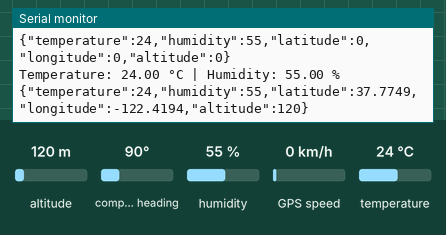
A sketch run on a simulated Arduino Mega 2560, built with avr-gcc and run on an emulated ATmega2560. Shown: the last lines printed to the serial monitor. The inputs (shaded band) are chosen by the test bench; at power-on: altitude 120 m, humidity 55 %, temperature 24 °C, compass heading 90°, GPS speed 0 km/h. The GPS gets a fix after 3 s at 37.7749, -122.4194 with 8 satellites.

Above: at 5.9 s.
6.0 s: altitude set to 20 m
At 11.0 s:
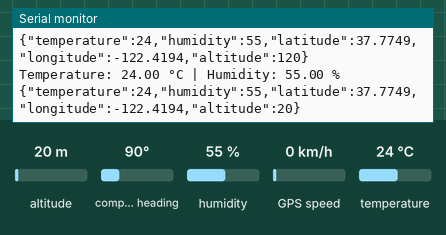
12.1 s: humidity set to 22 %
At 15.9 s:
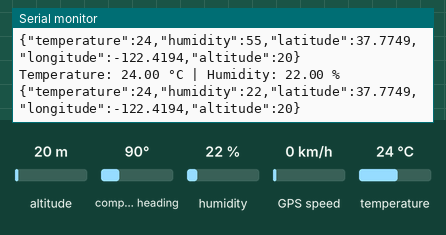
18.2 s: temperature set to 12 °C
At 20.8 s:
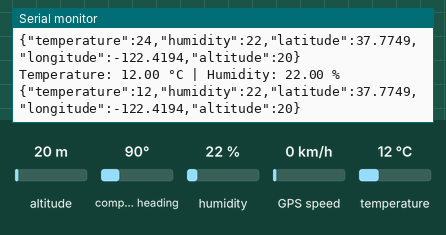
24.3 s: altitude set to 250 m
At 26.9 s:
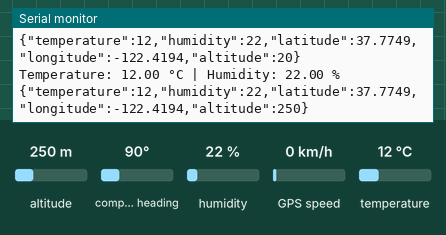
30.4 s: humidity set to 40 %
At 31.9 s:
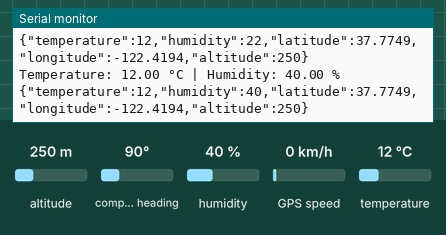
Timing chart, 0 to 33.4 s (numbered marks = the images above; inputs shaded):
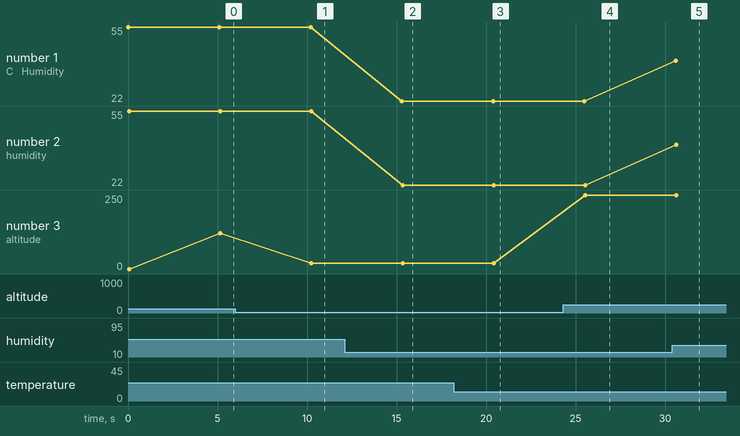

The sketch:

exemplo_gpt.ino
```cpp
#include <DHT.h>          // Biblioteca para o sensor DHT11
#include <TinyGPS++.h>    // Biblioteca para o módulo GPS
//#include <SoftwareSerial.h>
#include <ArduinoJson.h>

#define DHTPIN 4         // Pino ao qual o sensor DHT11 está conectado
#define DHTTYPE DHT11    // Tipo do sensor DHT

//#define RXPin 18          // Pino RX do módulo GPS
//#define TXPin 19         // Pino TX do módulo GPS

DHT dht(DHTPIN, DHTTYPE);   // Inicialização do objeto DHT
TinyGPSPlus gps;            // Inicialização do objeto TinyGPS++
//SoftwareSerial gpsSerial(RXPin, TXPin);  // Inicialização da comunicação serial para o módulo GPS

void setup() {
  Serial.begin(9600);       // Inicialização da comunicação serial com o computador
  //gpsSerial.begin(9600);     // Inicialização da comunicação serial com o módulo GPS
  dht.begin();               // Inicialização do sensor DHT11

}

void showGPSData() {
  if (gps.location.isValid()) {
    Serial1.print("Latitude: ");
    Serial1.print(gps.location.lat(), 6);
    Serial1.print(" | Longitude: ");
    Serial1.print(gps.location.lng(), 6);
    Serial1.print(" | Altitude: ");
    Serial1.print(gps.altitude.meters());
    Serial1.println(" meters");
  } else {
    Serial1.println("GPS data is not valid");
  }
}


void sendSensorData(float temperature, float humidity, float latitude, float longitude, float altitude) {
  // Criar um objeto JSON
  StaticJsonDocument<100> doc;
  doc["temperature"] = temperature;
  doc["humidity"] = humidity;
  doc["latitude"] = latitude;
  doc["longitude"] = longitude;
  doc["altitude"] = altitude;

  // Serializar o objeto JSON e enviar pela porta serial
  serializeJson(doc, Serial);
  serializeJson(doc, Serial1); // Enviar para Serial1 (UART1)
  Serial.println(); // Adicionar uma nova linha para indicar o fim da mensagem
}

void loop() {
  // Leitura dos dados do sensor DHT11
  float temperature = dht.readTemperature();   // Leitura da temperatura
  float humidity = dht.readHumidity();         // Leitura da umidade

  // Verifica se a leitura do DHT11 foi bem-sucedida
  if (!isnan(temperature) && !isnan(humidity)) {
    // Exibe os dados do sensor DHT11
    Serial.print("Temperature: ");
    Serial.print(temperature);
    Serial.print(" °C | Humidity: ");
    Serial.print(humidity);
    Serial.println(" %");

    // Leitura e exibição dos dados do módulo GPS
    while (Serial1.available() > 0) {
      if (gps.encode(Serial1.read())) {
        showGPSData();
      }
    }
     // Envia os dados no formato JSON pela porta serial
    sendSensorData(temperature, humidity, gps.location.lat(), gps.location.lng(), gps.altitude.meters());

  } else {
    Serial.println("Failed to read from DHT sensor!");
  }


  delay(5000);  // Aguarda 5 segundos antes da próxima leitura
}
```

Measured:
- after the input at 6.0 s, the serial monitor: prints a new line after 4.2 s (image 1)
- after the input at 12.1 s, the serial monitor: prints a new line after 3.2 s (image 2)
- after the input at 18.2 s, the serial monitor: prints a new line after 2.2 s (image 3)
- after the input at 24.3 s, the serial monitor: prints a new line after 1.2 s (image 4)
- after the input at 30.4 s, the serial monitor: prints a new line after 0.18 s (image 5)
- plotted number 1: 55 → 22 after the input at 12.1 s, 22 → 40 after the input at 30.4 s
- plotted number 2: 55 → 22 after the input at 12.1 s, 22 → 40 after the input at 30.4 s
- plotted number 3: 120 → 20 after the input at 6.0 s, 20 → 250 after the input at 24.3 s
